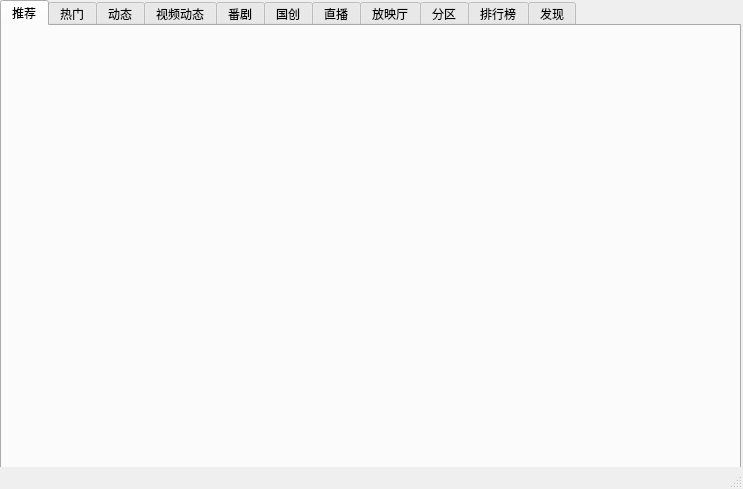
<?xml version="1.0" encoding="UTF-8"?>
<ui version="4.0">
 <class>QtBilibiliClass</class>
 <widget class="QMainWindow" name="QtBilibiliClass">
  <property name="geometry">
   <rect>
    <x>0</x>
    <y>0</y>
    <width>743</width>
    <height>489</height>
   </rect>
  </property>
  <property name="windowTitle">
   <string>QtBilibili</string>
  </property>
  <widget class="QWidget" name="centralWidget">
   <widget class="QTabWidget" name="tabWidget">
    <property name="geometry">
     <rect>
      <x>0</x>
      <y>0</y>
      <width>741</width>
      <height>481</height>
     </rect>
    </property>
    <property name="currentIndex">
     <number>0</number>
    </property>
    <widget class="QWidget" name="tab">
     <attribute name="title">
      <string>推荐</string>
     </attribute>
    </widget>
    <widget class="QWidget" name="tab_2">
     <attribute name="title">
      <string>热门</string>
     </attribute>
    </widget>
    <widget class="QWidget" name="tab_3">
     <attribute name="title">
      <string>动态</string>
     </attribute>
    </widget>
    <widget class="QWidget" name="tab_4">
     <attribute name="title">
      <string>视频动态</string>
     </attribute>
    </widget>
    <widget class="QWidget" name="tab_5">
     <attribute name="title">
      <string>番剧</string>
     </attribute>
    </widget>
    <widget class="QWidget" name="tab_6">
     <attribute name="title">
      <string>国创</string>
     </attribute>
    </widget>
    <widget class="QWidget" name="tab_7">
     <attribute name="title">
      <string>直播</string>
     </attribute>
    </widget>
    <widget class="QWidget" name="tab_8">
     <attribute name="title">
      <string>放映厅</string>
     </attribute>
    </widget>
    <widget class="QWidget" name="tab_9">
     <attribute name="title">
      <string>分区</string>
     </attribute>
    </widget>
    <widget class="QWidget" name="tab_10">
     <attribute name="title">
      <string>排行榜</string>
     </attribute>
    </widget>
    <widget class="QWidget" name="tab_11">
     <attribute name="title">
      <string>发现</string>
     </attribute>
    </widget>
   </widget>
  </widget>
  <widget class="QStatusBar" name="statusBar"/>
 </widget>
 <layoutdefault spacing="6" margin="11"/>
 <resources>
  <include location="QtBilibili.qrc"/>
 </resources>
 <connections/>
</ui>
